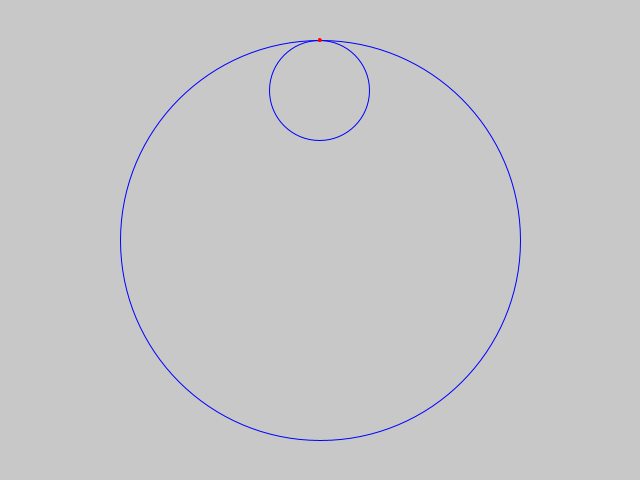
Frame 1 (no input)
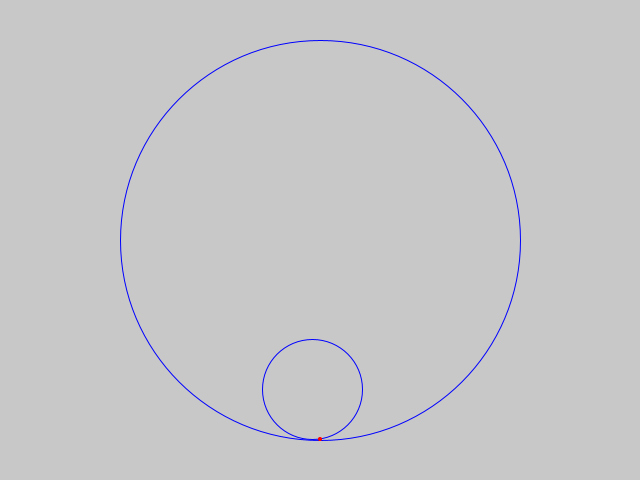
Frame 60 (the mouse pressed at the canvas centre just before this capture)
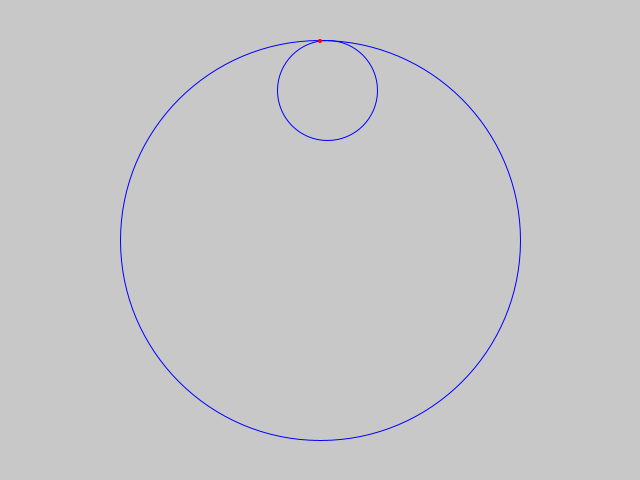
Frame 120 (the mouse held since frame 60 and released just before this capture)

The Processing sketch that drew these frames (run headless with seeded random() and noise(); from frame 60 on, the mouse is pressed at the canvas centre):

// Processing sketch: exercise4
// ── exercise4.pde
color RED = color(255, 0, 0);
color BLUE = color(0, 0, 255);

int UC = 2,  FPS = 30;
float RADIUS_COUT = 100 * UC, RADIUS_CIN = 25 * UC, RADIUS_CINTER = RADIUS_COUT - RADIUS_CIN;
float VEL = (2 * PI * RADIUS_COUT) / (4 * FPS);
float center_x, center_y, pos_x, pos_y, theta_out = PI / 2, theta_in = PI / 2;

void setup(){
  size(640,480);
  frameRate(FPS); 
}

void draw(){
  // Filling the background with a shade of gray and setting up the configurations for drawing the circles
  background(200);
  stroke(BLUE);
  strokeWeight(1);
  smooth();
  noFill();
  
  // Drawing the outer circle
  ellipse(width/2, height/2, 2*RADIUS_COUT, 2*RADIUS_COUT);
  
  // Updating the center of the inner circle
  translate(width/2, height/2);
  center_x = RADIUS_CINTER * cos(theta_out);
  center_y = -RADIUS_CINTER * sin(theta_out);
  
  // Drawing the inner circle
  ellipse(center_x, center_y, 2*RADIUS_CIN, 2*RADIUS_CIN);
  
  // Updating the position of the contact point
  translate(center_x, center_y);
  pos_x = 0;
  pos_y = -RADIUS_CIN; 
  rotate(theta_in - theta_out);
  
  // Drawing the red point in the inner circle
  stroke(RED);
  fill(RED);
  ellipse(pos_x, pos_y, 3, 3);
  
  // Updating the thetas
  theta_out += (2 * PI) / (4 * FPS);
  theta_in += (2 * PI) / FPS;
}
